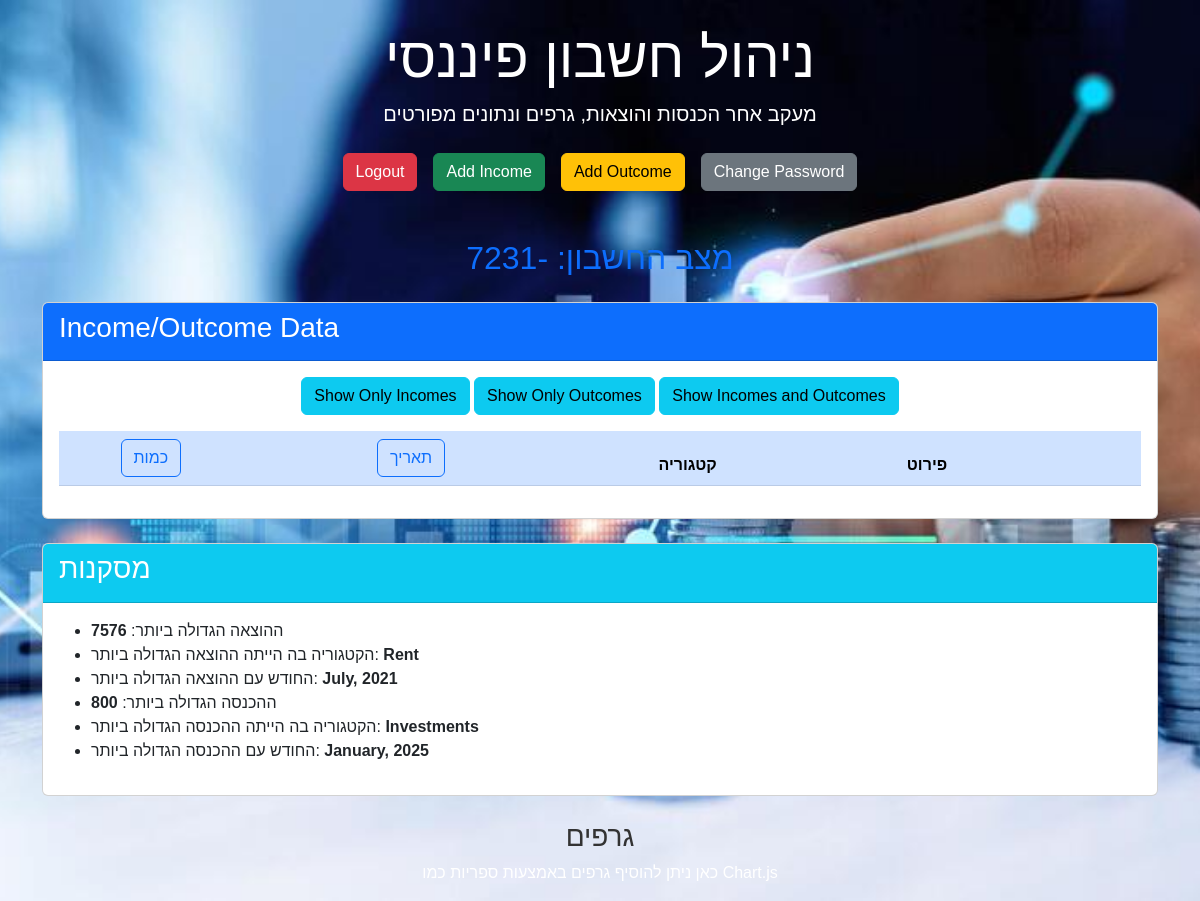
/user_data (signed in), run on an earlier commit of the app's database.
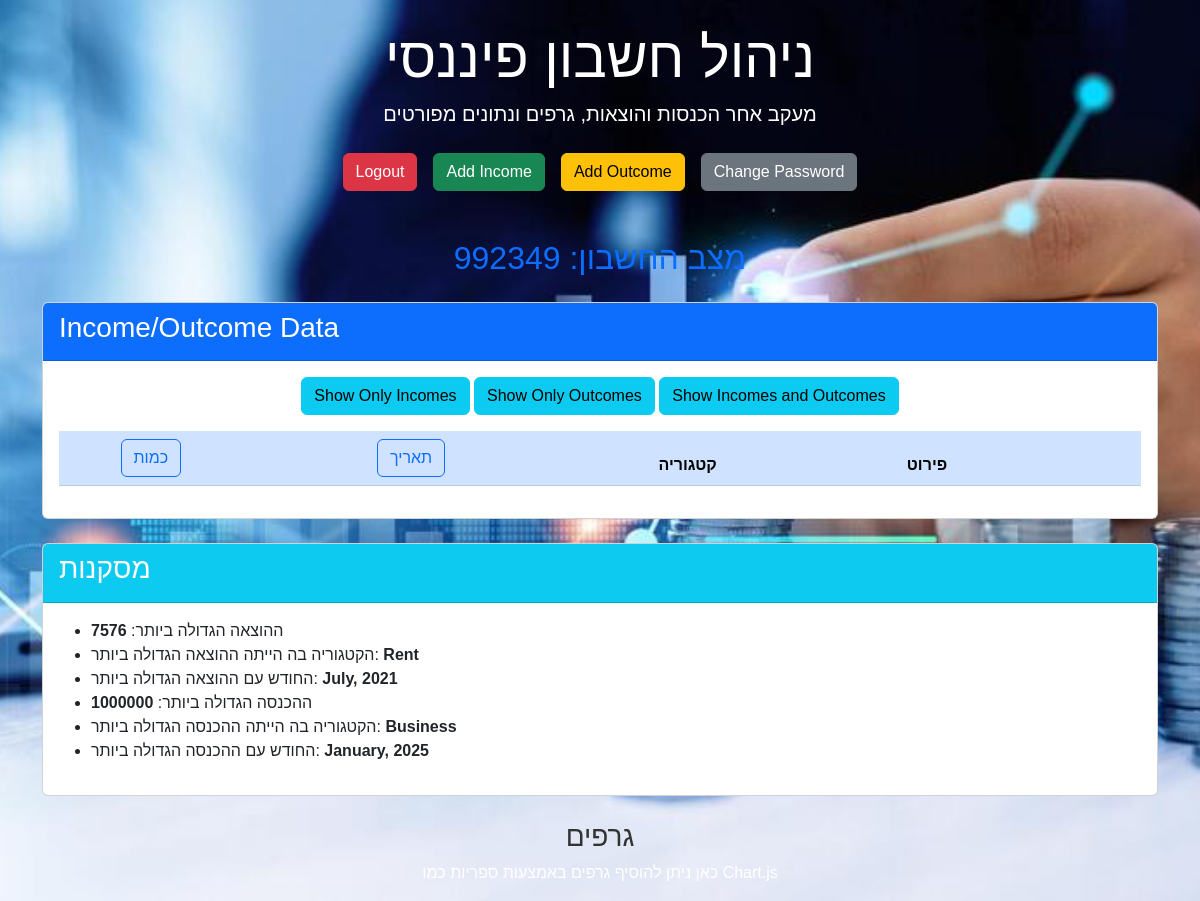
And on a later commit of the database.
### app/models.py (models this page shows)
class Outcome(db.Model):
    id = db.Column(db.Integer, primary_key=True)
    amount = db.Column(db.Integer)
    details = db.Column(db.String(250))
    category = db.Column(db.String(20))
    date = db.Column(db.DateTime(timezone=True), default=func.now())
    user_id = db.Column(db.Integer, db.ForeignKey('user.id'))

class Income(db.Model):
    id = db.Column(db.Integer, primary_key=True)
    amount = db.Column(db.Integer)
    details = db.Column(db.String(250))
    category = db.Column(db.String(20))
    date = db.Column(db.DateTime(timezone=True), default=func.now())
    user_id = db.Column(db.Integer, db.ForeignKey('user.id'))

### app/routes.py (the view, shortened to what this page needs)
@routes.route('/user_data', methods=['GET', 'POST'])
def user_data():
    income = request.args.get('income', '')
    outcome = request.args.get('outcome', '')
    filter=request.args.get('filterBy', '')
    temp = [
        {'items': current_user.incomes, 'inOrOut': 'income'},
        {'items': current_user.outcomes, 'inOrOut': 'outcome'}
    ]
    sum=0
    merged = [
        convert_to_dict(item, temp[0]['inOrOut']) for item in temp[0]['items']
    ] + [
        convert_to_dict(item, temp[1]['inOrOut']) for item in temp[1]['items']
    ]
    onlyIns=[convert_to_dict(item, temp[0]['inOrOut']) for item in temp[0]['items']]
    onlyOuts=[convert_to_dict(item, temp[1]['inOrOut']) for item in temp[1]['items']]
    res = []
    if income == 'true' and outcome == 'true':
        res = merged
    elif income == 'true':
        res = onlyIns
    elif outcome == 'true':
        res = onlyOuts
    res = sorted(res, key=lambda x: x['date'] if isinstance(x['date'], datetime) else datetime.strptime(x['date'], "%Y-%m-%d"))
    if(filter=='amount'):
        res = sorted(res, key=lambda x: x['amount'], reverse=True)
    for item in merged:
        if item['inOrOut']=='income':
            sum+=item['amount']
        else:
            sum-=item['amount']
    max_income=0
    max_income_category=""
    max_income_date=""
    for item in onlyIns:
        if item['amount']>max_income:
            max_income=item['amount']
            max_income_category=item['category']
            max_income_date = calendar.month_name[item['date'].month] + ", " + str(item['date'].year)
    max_outcome=0
    max_outcome_category=""
    max_outcome_date=""
    for item in onlyOuts:
        if item['amount']>max_outcome:
            max_outcome=item['amount']
            max_outcome_category=item['category']
            max_outcome_date = calendar.month_name[item['date'].month] + ", " + str(item['date'].year)
    print(res)
    return render_template('user_data.html',income='true',outcome='true', user=current_user, temp=res,sum=sum,max_income=max_income,max_income_category=max_income_category,max_income_date=max_income_date,max_outcome=max_outcome,max_outcome_category=max_outcome_category,max_outcome_date=max_outcome_date)

### app/__init__.py (called while the page is built)
def create_app():
    app = Flask(__name__)
    app.config['SECRET_KEY'] = 'hjshjhdjah kjshkjdhjs'
    app.config['SQLALCHEMY_DATABASE_URI'] = f'sqlite:///{DB_NAME}'
    db.init_app(app)
    from .utils import utils
    from .routes import routes
    app.register_blueprint(utils, url_prefix='/utils')
    app.register_blueprint(routes, url_prefix='/')
    from .models import User, Income, Outcome
    with app.app_context():
        db.create_all()
    login_manager = LoginManager()
    login_manager.login_view = 'routes.login'
    login_manager.init_app(app)
    @login_manager.user_loader
    def load_user(id):
        return User.query.get(int(id))
    return app

### app/utils.py (called while the page is built)
def convert_to_dict(item, inOrOut):
    return {
        'id':item.id,
        'date': item.date,
        'amount': item.amount,
        'category':item.category,
        'details':item.details,
        'inOrOut': inOrOut
    }

### app/templates/user_data.html (shortened to what this page needs)
{% extends "base.html" %}
{% block content %}
<div class="container mt-4">
    <div class="text-center mb-4">
        <h1 class="display-4">ניהול חשבון פיננסי</h1>
        <p class="lead">מעקב אחר הכנסות והוצאות, גרפים ונתונים מפורטים</p>
    </div>
    <div class="d-flex justify-content-center gap-3 mb-5">
        <a class="btn btn-danger" id="logout" href="/logout">Logout</a>
        <button id="Add_income" class="btn btn-success">Add Income</button>
        <button id="Add_outcome" class="btn btn-warning">Add Outcome</button>
        <button id="Settings" class="btn btn-secondary">Change Password</button>
    </div>
    <div class="text-center mb-4">
        <h2 class="text-primary">מצב החשבון: <span id="account_balance">{{ sum }}</span></h2>
    </div>
    <div class="card mb-4">
        <div class="card-header bg-primary text-white">
            <h3>Income/Outcome Data</h3>
        </div>
        <div class="card-body">
            <div class="d-flex justify-content-center gap-3 mb-3">
                <div>
                    <button id="Income_input" class="btn btn-info">Show Only Incomes</button>
                    <button id="Outcome_input" class="btn btn-info">Show Only Outcomes</button>
                    <button id="both_input" class="btn btn-info">Show Incomes and Outcomes</button>
                </div>
            </div>
            <table class="table table-striped table-hover">
                <thead class="table-primary">
                    <tr>
                        <th></th>
                        <th>
                            <button class="btn btn-outline-primary" id="amount_filter">כמות</button>
                        </th>
                        <th>
                            <button class="btn btn-outline-primary" id="date_filter">תאריך</button>
                        </th>
                        <th>
                            קטגוריה
                        </th>
                        <th>פירוט</th>
                        <th></th>
                    </tr>
                </thead>
            </table>
        </div>
    </div>
    <div class="card mb-4">
        <div class="card-header bg-info text-white">
            <h3>מסקנות</h3>
        </div>
        <div class="card-body">
            <ul>
                <li>ההוצאה הגדולה ביותר: <strong>{{max_outcome}}</strong></li>
                <li>הקטגוריה בה הייתה ההוצאה הגדולה ביותר: <strong>{{ max_outcome_category }}</strong></li>
                <li>החודש עם ההוצאה הגדולה ביותר: <strong>{{ max_outcome_date }}</strong></li>
                <li>ההכנסה הגדולה ביותר: <strong>{{max_income}}</strong></li>
                <li>הקטגוריה בה הייתה ההכנסה הגדולה ביותר: <strong>{{ max_income_category }}</strong></li>
                <li>החודש עם ההכנסה הגדולה ביותר: <strong>{{ max_income_date }}</strong></li>
            </ul>
        </div>
    </div>
    <div class="text-center">
        <h3>גרפים</h3>
        <p>כאן ניתן להוסיף גרפים באמצעות ספריות כמו Chart.js</p>
    </div>
</div>
{% endblock %}

### app/templates/base.html (shortened to what this page needs)
<!DOCTYPE html>
<html lang="en">
<head>
    <link href="https://cdn.jsdelivr.net/npm/bootstrap@5.3.0/dist/css/bootstrap.min.css" rel="stylesheet">
    <link rel="stylesheet" href="{{ url_for('static', filename='css/style.css') }}">
</head>
<body>
    <main>
        {% block content %}{% endblock %}
    </main>
</body>
</html>

### app/static/css/style.css (style rules this page uses)
body { background-image: url('/static/img/finance.jpg'); background-size: cover; background-position: center; background-attachment: fixed; font-family: Arial, sans-serif; color: #333; }
h1, h2, p { color: #fff; }

What changed in the data, as far as the page shows it:
no longer on this page (row unchanged): Income: amount "800", category "Investments"
now on this page (row edited): Income: amount "1000000", category "Business"
Also different on the page:
{{ sum }}: "-7231" → "992349"
